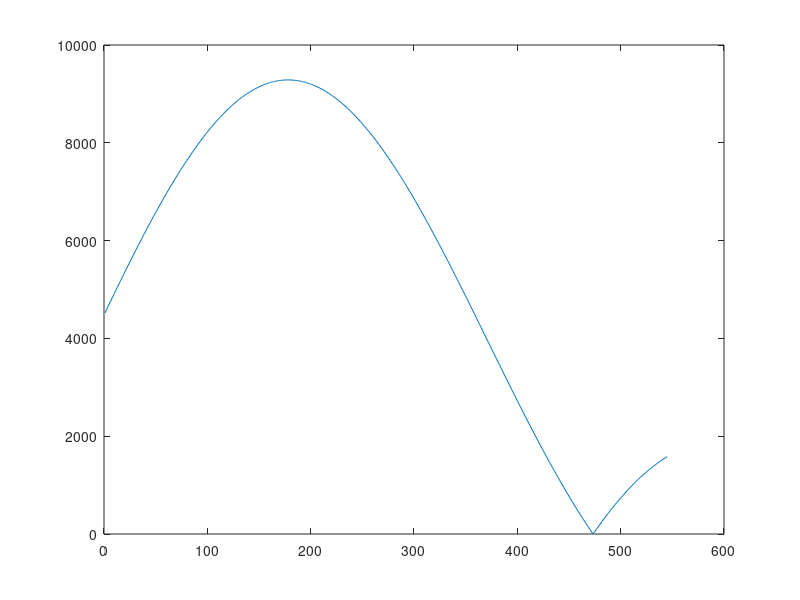

This figure's MATLAB source:
clc; close all; clear all;

fs = 48000;
T = 1/fs;
A = 0.5;
f = 4000;
DCoff = 1.5;
N = 480;
t = single(0:N-1)*T;

x = DCoff + A*sin(2*pi*f*t); 
x = floor(x*255/3.3); x = single(x');

% fprintf("{");
% for i = 1:N
%    fprintf("%d, ", x(i));
%    if(mod(i, 100) == 0)
%        fprintf("\n");
%    end
% end
% fprintf("}");

m = N;
n = 1;
k = 545;
f1 = 42/512; f2 = 44/512;
a = single(exp(1j*2*pi*f1));
w = single(exp(-1j*2*pi*(f2-f1)/k));

%------- Length for power-of-two fft.
nfft = 2^nextpow2(m+k-1);
%------- Premultiply data.
kk = single( (-m+1):max(k-1,m-1) ).';
kk2 = (kk .^ 2) ./ 2;
ww = w .^ (kk2);    % <----- Chirp filter is 1./ww
nn = single(0:(m-1))';
aa = a .^ ( -nn );
aa = aa.*ww(m+nn);
y = x .* aa(:,ones(1,n));
%------- Fast convolution via FFT.
fy = fft( y, nfft );
fv = fft( 1 ./ ww(1:(k-1+m)), nfft );    % <----- Chirp filter.
fy = fy .* fv(:,ones(1, n));
g = ifft(fy);
%------- Final multiply.
g = g( m:(m+k-1), : ) .* ww(m:(m+k-1),ones(1, n));

g = abs(g);
[~, maxidx] = max(g); 
figure, plot(g)
fprintf("GZT maxidx, f: %d, %f\n", maxidx-1, f1*fs+(maxidx-1)*(f2-f1)*fs/k);

